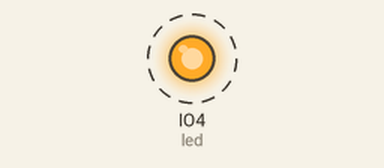
Recording of a program running on a simulated ESP32 board running CircuitPython. Shown: output pins drawn as LEDs (lit = HIGH). Dashed ring = blinking.

Above: at 0.2 s.
Timing chart, 0 to 3.0 s (numbered marks = the images above):
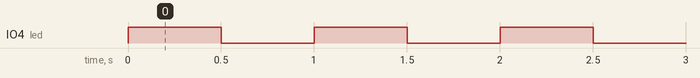

Measured:
- by itself, IO4 (led): alternates HIGH for 0.50 s and LOW for 0.50 s

The program:

hello_world.py
```python
#Lição 1: Lição 1 - Hello World(Pisca LED)
import board
import time
from digitalio import DigitalInOut, Direction

# Configurando o pino do LED

# o led que configurei foi o pino 4 = IO4
led = DigitalInOut(board.IO4)
led.direction = Direction.OUTPUT

#loop infinito - executando sempre
while  True:
  led.value = True
  time.sleep(0.5)
  led.value = False
  time.sleep(0.5)
```
